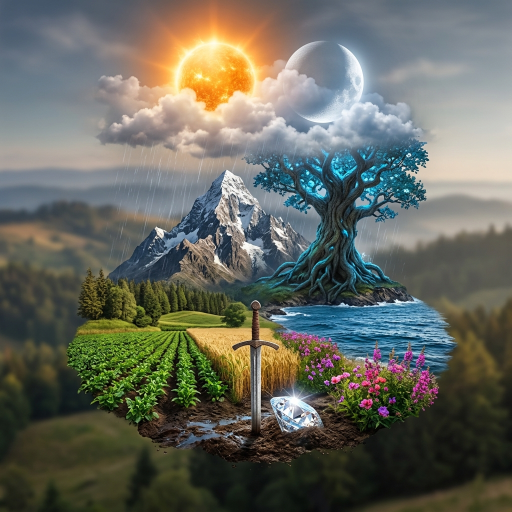
#> input picture assets/all_elements_paradise_v6.png, 1024 x 1024 px (shown at 1/2 size)
$ python pad_image.py
#> lines starting #> are read from the running program, lines starting #| are printed output that depends on the picture
from PIL import Image, ImageFilter
import sys

def pad_image(input_path, output_path):
#> called with input_path = 'assets/all_elements_paradise_v6.png', output_path = 'assets/all_elements_paradise_v7.png'
    try:
        img = Image.open(input_path)
#> img is the input picture: PIL image 1024x1024 RGB; mean R, G, B 101.9, 103.9, 94
        w, h = img.size
#> w = 1024; h = 1024

        # Shrink the main image to 75% of its size to add margins
        scale = 0.75
        target_w = int(w * scale)
#> target_w = 768
        target_h = int(h * scale)
#> target_h = 768
        main_img = img.resize((target_w, target_h), Image.Resampling.LANCZOS)
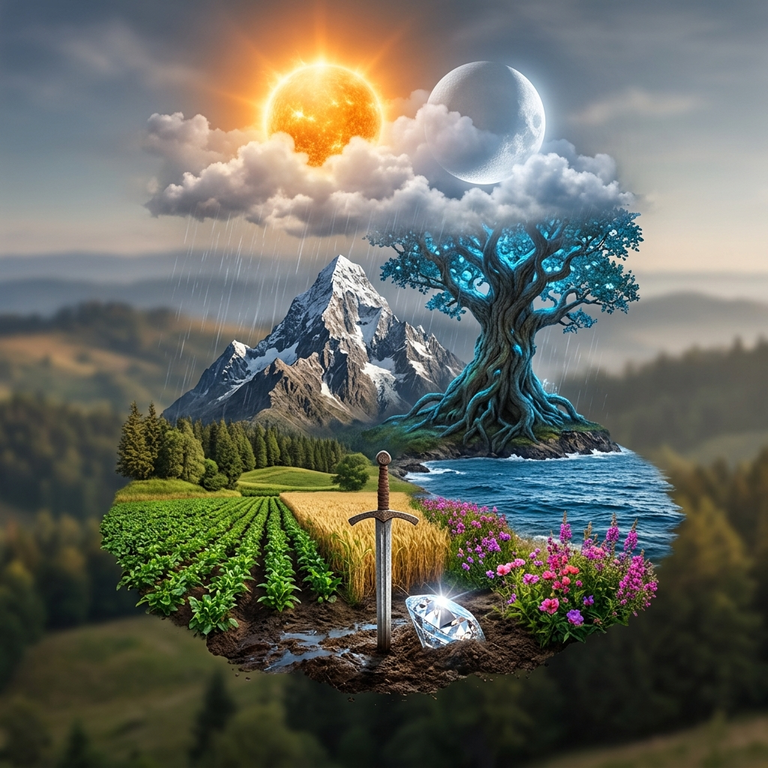
#> main_img: PIL image 768x768 RGB; mean R, G, B 101.9, 103.9, 94

        # Create a blurred version of the original image to act as the margin background
        bg_img = img.copy().filter(ImageFilter.GaussianBlur(80))
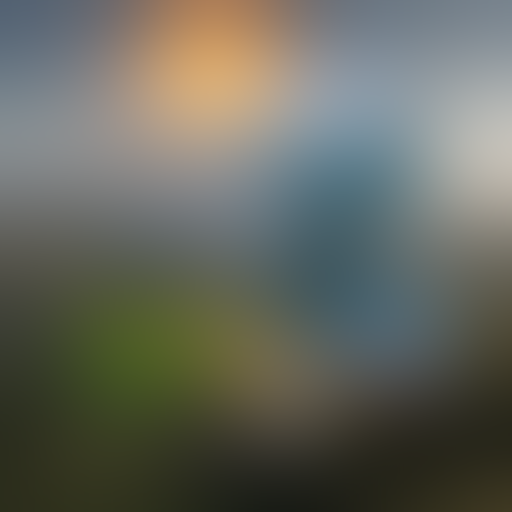
#> bg_img: PIL image 1024x1024 RGB (shown at 1/2 size); mean R, G, B 101.3, 103.4, 93.7

        # Paste the shrunken image in the center
        offset_x = (w - target_w) // 2
#> offset_x = 128
        offset_y = (h - target_h) // 2
#> offset_y = 128
        bg_img.paste(main_img, (offset_x, offset_y))
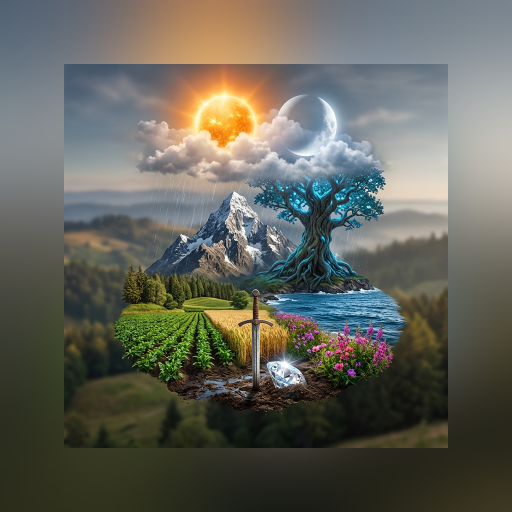
#> bg_img: PIL image 1024x1024 RGB (shown at 1/2 size); mean R, G, B 99.2, 99.7, 90.2

        bg_img.save(output_path)
        print("Success")
    except Exception as e:
        print(f"Error: {e}")
        sys.exit(1)

if __name__ == "__main__":
    pad_image('assets/all_elements_paradise_v6.png', 'assets/all_elements_paradise_v7.png')

$ run again, with assets/all_elements_paradise_v2.png copied over assets/all_elements_paradise_v6.png
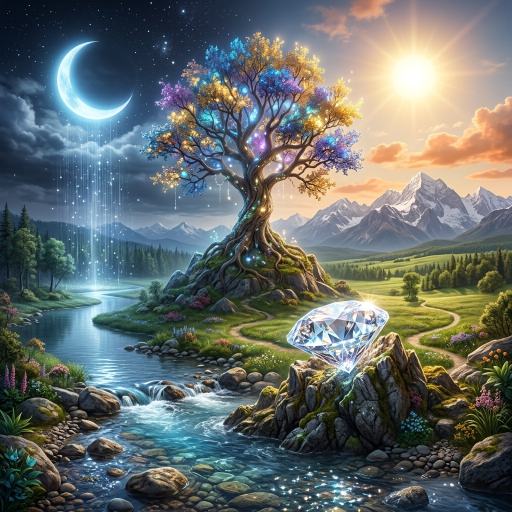
#> input picture assets/all_elements_paradise_v2.png, 1024 x 1024 px (shown at 1/2 size)
#> in pad_image, img is the input picture: PIL image 1024x1024 RGB; mean R, G, B 101.4, 108.5, 106.2
#> in pad_image, `bg_img = img.copy().filter(ImageFilter.GaussianBlur(80))`:
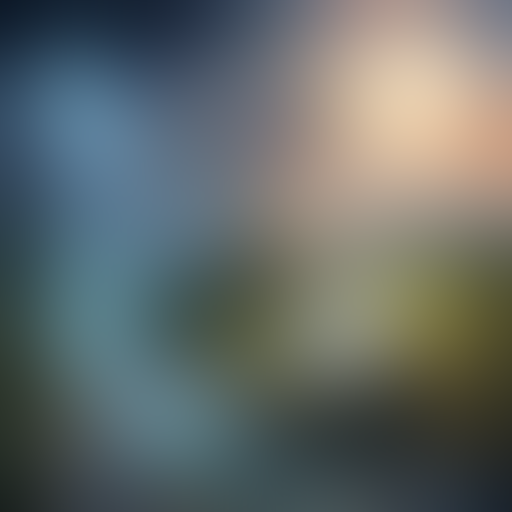
#> bg_img: PIL image 1024x1024 RGB (shown at 1/2 size); mean R, G, B 99.7, 106.8, 104.8
#> in pad_image, `bg_img.paste(main_img, (offset_x, offset_y))`:
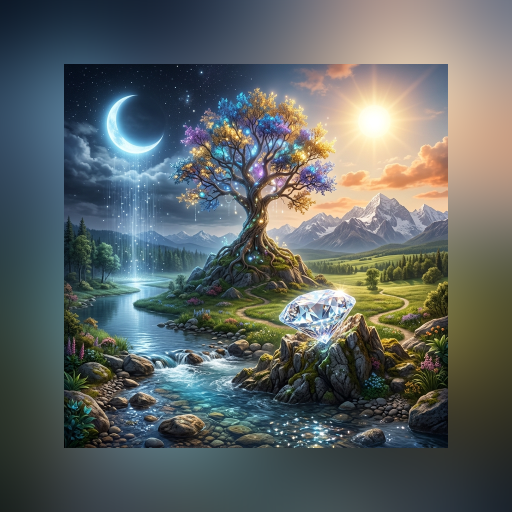
#> bg_img: PIL image 1024x1024 RGB (shown at 1/2 size); mean R, G, B 94, 100.8, 99.5

$ run again, with assets/all_elements_paradise_v3.png copied over assets/all_elements_paradise_v6.png
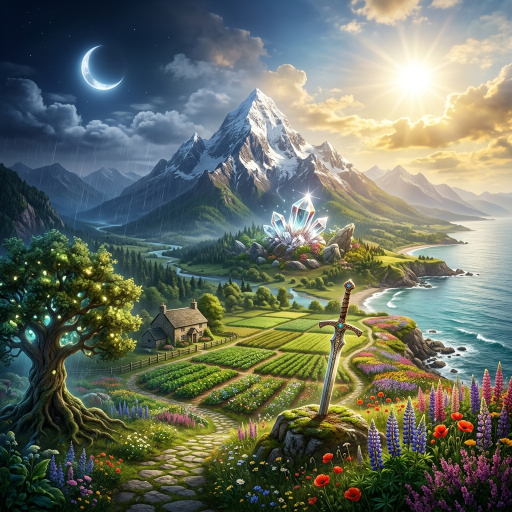
#> input picture assets/all_elements_paradise_v3.png, 1024 x 1024 px (shown at 1/2 size)
#> in pad_image, img is the input picture: PIL image 1024x1024 RGB; mean R, G, B 104.3, 111.7, 98.1
#> in pad_image, `bg_img = img.copy().filter(ImageFilter.GaussianBlur(80))`:
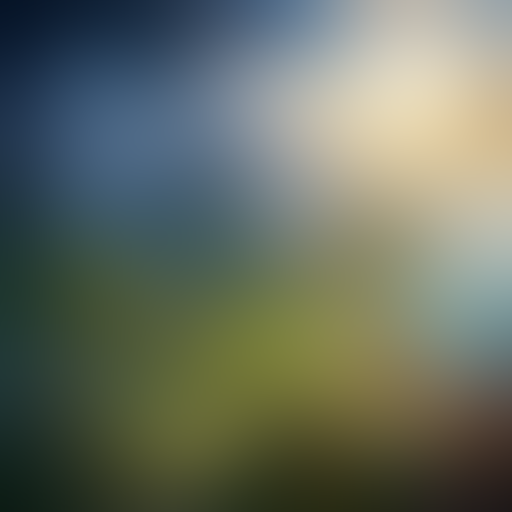
#> bg_img: PIL image 1024x1024 RGB (shown at 1/2 size); mean R, G, B 102.7, 110.3, 97
#> in pad_image, `bg_img.paste(main_img, (offset_x, offset_y))`:
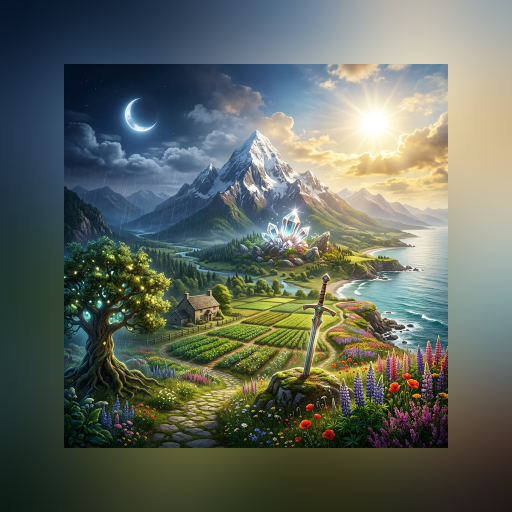
#> bg_img: PIL image 1024x1024 RGB (shown at 1/2 size); mean R, G, B 96.6, 104.3, 94.2

$ run again, with assets/all_elements_paradise_v4.png copied over assets/all_elements_paradise_v6.png
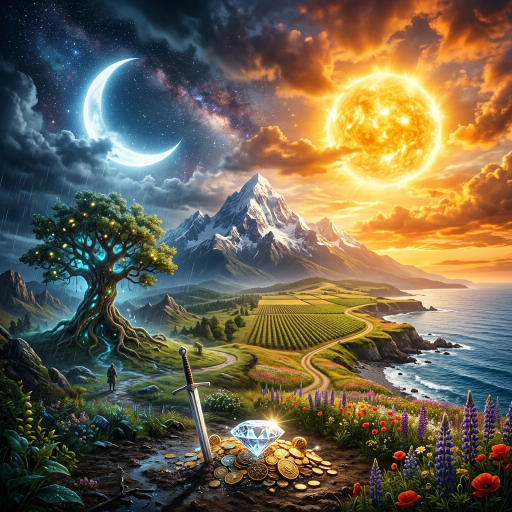
#> input picture assets/all_elements_paradise_v4.png, 1024 x 1024 px (shown at 1/2 size)
#> in pad_image, img is the input picture: PIL image 1024x1024 RGB; mean R, G, B 111, 100.1, 78.4
#> in pad_image, `bg_img = img.copy().filter(ImageFilter.GaussianBlur(80))`:
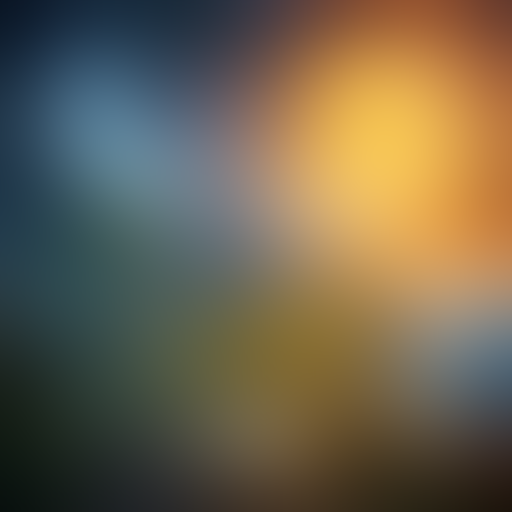
#> bg_img: PIL image 1024x1024 RGB (shown at 1/2 size); mean R, G, B 108.8, 98.4, 77.3
#> in pad_image, `bg_img.paste(main_img, (offset_x, offset_y))`:
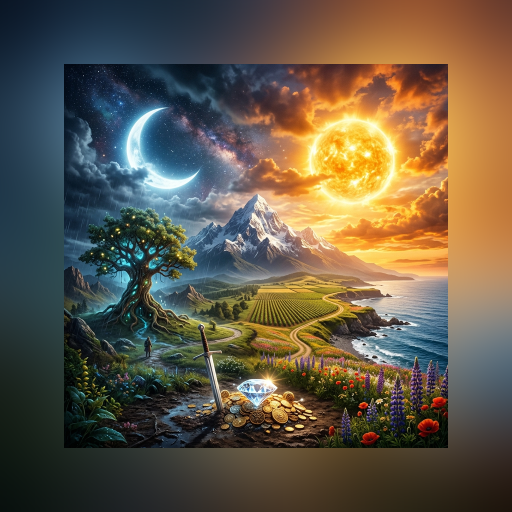
#> bg_img: PIL image 1024x1024 RGB (shown at 1/2 size); mean R, G, B 99.1, 88.6, 71.2
